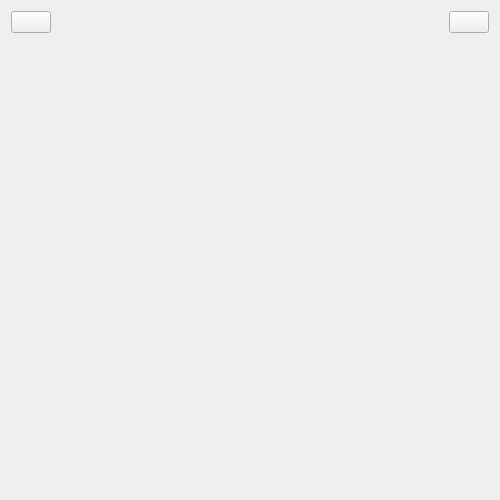
<?xml version="1.0" encoding="UTF-8"?>
<ui version="4.0">
 <class>MasterView</class>
 <widget class="QWidget" name="MasterView">
  <property name="geometry">
   <rect>
    <x>0</x>
    <y>0</y>
    <width>500</width>
    <height>500</height>
   </rect>
  </property>
  <property name="sizePolicy">
   <sizepolicy hsizetype="Preferred" vsizetype="Preferred">
    <horstretch>0</horstretch>
    <verstretch>0</verstretch>
   </sizepolicy>
  </property>
  <property name="minimumSize">
   <size>
    <width>500</width>
    <height>500</height>
   </size>
  </property>
  <property name="windowTitle">
   <string>MasterView</string>
  </property>
  <layout class="QVBoxLayout" name="verticalLayout">
   <item>
    <layout class="QHBoxLayout" name="horizontalLayout">
     <item>
      <widget class="QPushButton" name="btnBack">
       <property name="text">
        <string/>
       </property>
       <property name="icon">
        <iconset resource="lab4.qrc">
         <normaloff>:/img/back.png</normaloff>:/img/back.png</iconset>
       </property>
      </widget>
     </item>
     <item>
      <spacer name="horizontalSpacer">
       <property name="orientation">
        <enum>Qt::Orientation::Horizontal</enum>
       </property>
       <property name="sizeHint" stdset="0">
        <size>
         <width>40</width>
         <height>20</height>
        </size>
       </property>
      </spacer>
     </item>
     <item>
      <widget class="QLabel" name="labelTitle">
       <property name="text">
        <string/>
       </property>
      </widget>
     </item>
     <item>
      <spacer name="horizontalSpacer_2">
       <property name="orientation">
        <enum>Qt::Orientation::Horizontal</enum>
       </property>
       <property name="sizeHint" stdset="0">
        <size>
         <width>40</width>
         <height>20</height>
        </size>
       </property>
      </spacer>
     </item>
     <item>
      <widget class="QPushButton" name="btnLogout">
       <property name="text">
        <string/>
       </property>
       <property name="icon">
        <iconset resource="lab4.qrc">
         <normaloff>:/img/logout.png</normaloff>:/img/logout.png</iconset>
       </property>
      </widget>
     </item>
    </layout>
   </item>
   <item>
    <widget class="QStackedWidget" name="stackedWidget"/>
   </item>
  </layout>
 </widget>
 <resources>
  <include location="lab4.qrc"/>
 </resources>
 <connections/>
</ui>
